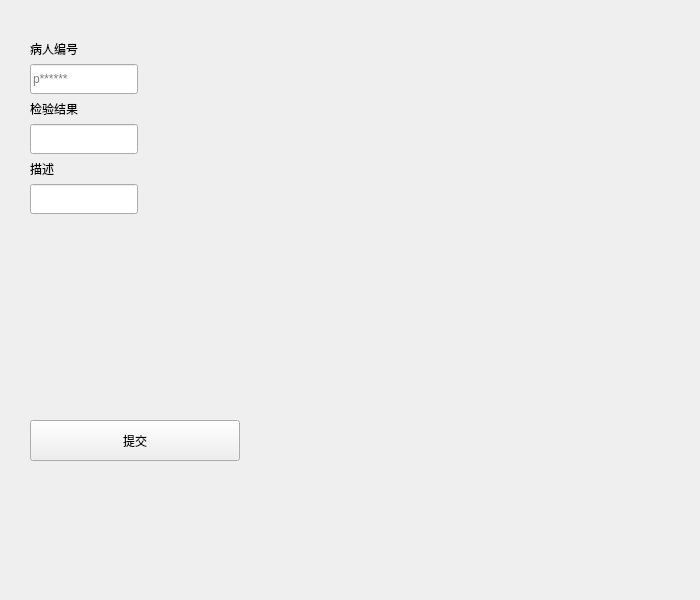
<?xml version="1.0" encoding="UTF-8"?>
<ui version="4.0">
 <class>Dialog</class>
 <widget class="QDialog" name="Dialog">
  <property name="geometry">
   <rect>
    <x>0</x>
    <y>0</y>
    <width>700</width>
    <height>600</height>
   </rect>
  </property>
  <property name="sizePolicy">
   <sizepolicy hsizetype="Fixed" vsizetype="Fixed">
    <horstretch>0</horstretch>
    <verstretch>0</verstretch>
   </sizepolicy>
  </property>
  <property name="minimumSize">
   <size>
    <width>700</width>
    <height>600</height>
   </size>
  </property>
  <property name="windowTitle">
   <string>人工诊断</string>
  </property>
  <widget class="QWidget" name="layoutWidget">
   <property name="geometry">
    <rect>
     <x>30</x>
     <y>40</y>
     <width>511</width>
     <height>328</height>
    </rect>
   </property>
   <layout class="QGridLayout" name="gridLayout">
    <property name="sizeConstraint">
     <enum>QLayout::SetFixedSize</enum>
    </property>
    <item row="0" column="1">
     <widget class="QLabel" name="label_ID">
      <property name="styleSheet">
       <string notr="true">font: 13pt &quot;Hei&quot;;</string>
      </property>
      <property name="text">
       <string>病人编号</string>
      </property>
     </widget>
    </item>
    <item row="2" column="1">
     <widget class="QLabel" name="label_type">
      <property name="styleSheet">
       <string notr="true">font: 13pt &quot;Hei&quot;;</string>
      </property>
      <property name="text">
       <string>检验结果</string>
      </property>
     </widget>
    </item>
    <item row="5" column="1">
     <widget class="QLabel" name="label">
      <property name="styleSheet">
       <string notr="true">font: 13pt &quot;Hei&quot;;</string>
      </property>
      <property name="text">
       <string>描述</string>
      </property>
     </widget>
    </item>
    <item row="1" column="1">
     <widget class="QLineEdit" name="lineEdit_pID">
      <property name="minimumSize">
       <size>
        <width>0</width>
        <height>30</height>
       </size>
      </property>
      <property name="text">
       <string/>
      </property>
      <property name="placeholderText">
       <string>p******</string>
      </property>
     </widget>
    </item>
    <item row="3" column="1">
     <widget class="QLineEdit" name="lineEdit_age">
      <property name="minimumSize">
       <size>
        <width>0</width>
        <height>30</height>
       </size>
      </property>
      <property name="text">
       <string/>
      </property>
      <property name="placeholderText">
       <string/>
      </property>
     </widget>
    </item>
    <item row="6" column="1">
     <widget class="QLineEdit" name="lineEdit_describe">
      <property name="minimumSize">
       <size>
        <width>0</width>
        <height>30</height>
       </size>
      </property>
      <property name="text">
       <string/>
      </property>
      <property name="placeholderText">
       <string/>
      </property>
     </widget>
    </item>
   </layout>
  </widget>
  <widget class="QWidget" name="layoutWidget">
   <property name="geometry">
    <rect>
     <x>30</x>
     <y>420</y>
     <width>210</width>
     <height>41</height>
    </rect>
   </property>
   <layout class="QHBoxLayout" name="horizontalLayout">
    <item>
     <widget class="QPushButton" name="btn_commit">
      <property name="sizePolicy">
       <sizepolicy hsizetype="Minimum" vsizetype="Expanding">
        <horstretch>0</horstretch>
        <verstretch>0</verstretch>
       </sizepolicy>
      </property>
      <property name="styleSheet">
       <string notr="true">font: 13pt &quot;Hei&quot;;</string>
      </property>
      <property name="text">
       <string>提交</string>
      </property>
      <property name="autoDefault">
       <bool>false</bool>
      </property>
     </widget>
    </item>
   </layout>
  </widget>
 </widget>
 <resources>
  <include location="creat.qrc"/>
 </resources>
 <connections/>
</ui>
